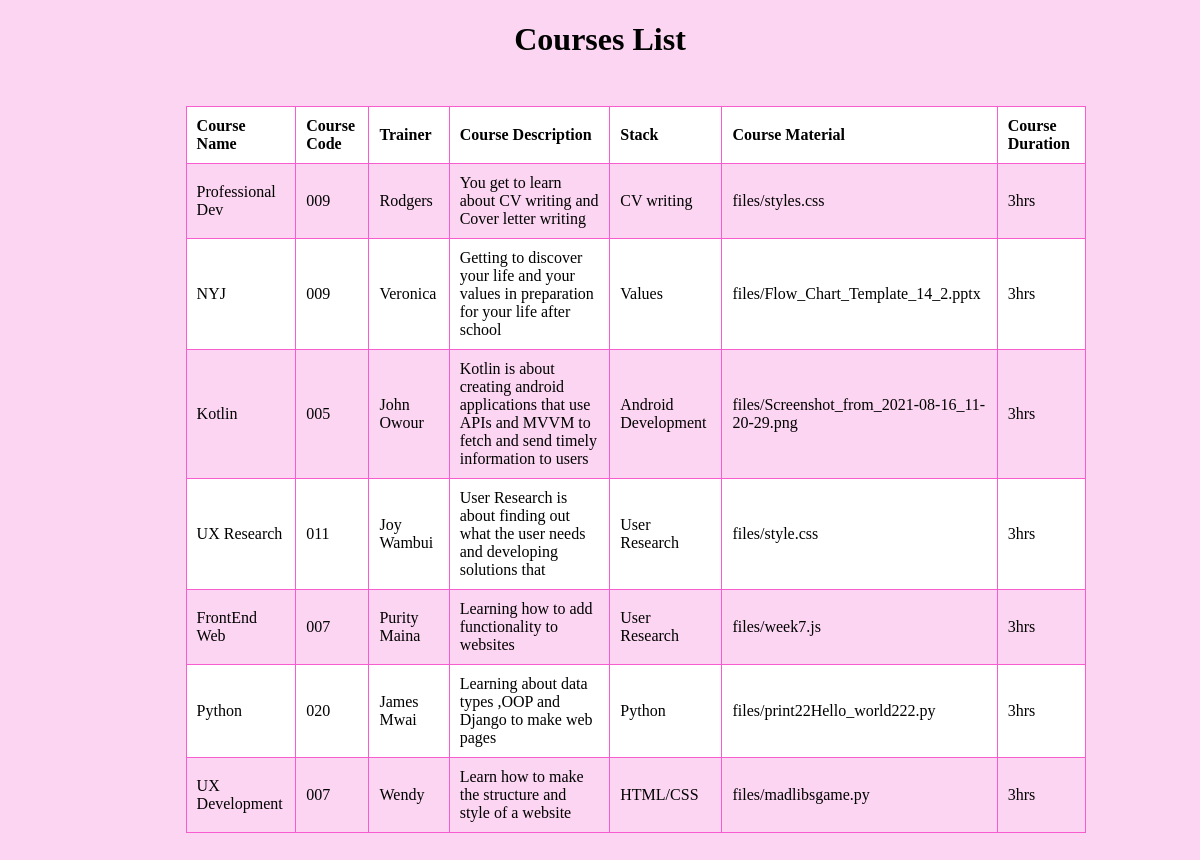
Screenshot of /courses/list/ with the database file from the repository.
### courses/models.py (models this page shows)
class Courses(models.Model):
    course_name=models.CharField(max_length=20, blank=True, null=True)
    course_code=models.CharField(max_length=12, blank=True, null=True)
    trainer=models.CharField(max_length=20, blank=True, null=True)
    course_description=models.TextField(blank=True, null=True)
    stack=models.CharField(max_length=20, blank=True, null=True)
    course_material=models.FileField(upload_to="files/", blank=True, null=True)
    course_duration=models.CharField(max_length=12, blank=True, null=True)

### courses/views.py (the view)
# urls.py: path("list/",courses_list,name="courses_list")
def courses_list(request):
    courses=Courses.objects.all()
    return render(request,"course_list.html",{"courses" :courses})

### courses/templates/course_list.html (shortened to what this page needs)
<!DOCTYPE html>
<html lang="en">
<head>
</head>
<body>
   <center> <h1>Courses List</h1> </center>
    <table>
        <tr>
            <th>Course Name</th>
            <th>Course Code</th>
            <th>Trainer</th>
            <th>Course Description</th>
            <th>Stack</th>
            <th>Course Material</th>
            <th>Course Duration</th>
        </tr>
        {%for course in courses%}
        <tr>
            <td>{{course.course_name}}</td>
            <td>{{course.course_code}}</td>
            <td>{{course.trainer}}</td>
            <td>{{course.course_description}}</td>
            <td>{{course.stack}}</td>
            <td>{{course.course_material}}</td>
            <td>{{course.course_duration}}</td>
        </tr>
        {%endfor%}
    </table>
</body>
</html>

### courses/templates/course_list.html (style rules this page uses)
body { background:#FBD5F1; }
table { width: 900px; margin-left: 15%; margin-top: 4%; margin-bottom: 8%; }
th, caption { text-align: left; }
table, th, td { border: solid 1px #f75dce; border-collapse: collapse; }
th, td { padding: 10px; }
tr:nth-child(even) { background-color: #FBD5F1; }
tr:nth-child(odd) { background-color:rgb(255, 255, 255); }

### rows the page displays
Courses: course_name "Professional Dev", course_code "009", trainer "Rodgers", course_description "You get to learn about CV writing and Cover letter writing", stack "CV writing", course_material "files/styles.css", course_duration "3hrs"
Courses: course_name "NYJ", course_code "009", trainer "Veronica", course_description "Getting to discover your life and your values in preparation for your life after school", stack "Values", course_material "files/Flow_Chart_Template_14_2.pptx", course_duration "3hrs"
Courses: course_name "Kotlin", course_code "005", trainer "John Owour", course_description "Kotlin is about creating android applications that use APIs and MVVM to fetch and send timely information to users", stack "Android Development", course_material "files/Screenshot_from_2021-08-16_11-20-29.png", course_duration "3hrs"
Courses: course_name "UX Research", course_code "011", trainer "Joy Wambui", course_description "User Research is about finding out what the user needs and developing solutions that", stack "User Research", course_material "files/style.css", course_duration "3hrs"
Courses: course_name "FrontEnd Web", course_code "007", trainer "Purity Maina", course_description "Learning how to add functionality to websites", stack "User Research", course_material "files/week7.js", course_duration "3hrs"
Courses: course_name "Python", course_code "020", trainer "James Mwai", course_description "Learning about data types ,OOP and Django to make web pages", stack "Python", course_material "files/print22Hello_world222.py", course_duration "3hrs"
Courses: course_name "UX Development", course_code "007", trainer "Wendy", course_description "Learn how to make the structure and style of a website", stack "HTML/CSS", course_material "files/madlibsgame.py", course_duration "3hrs"
